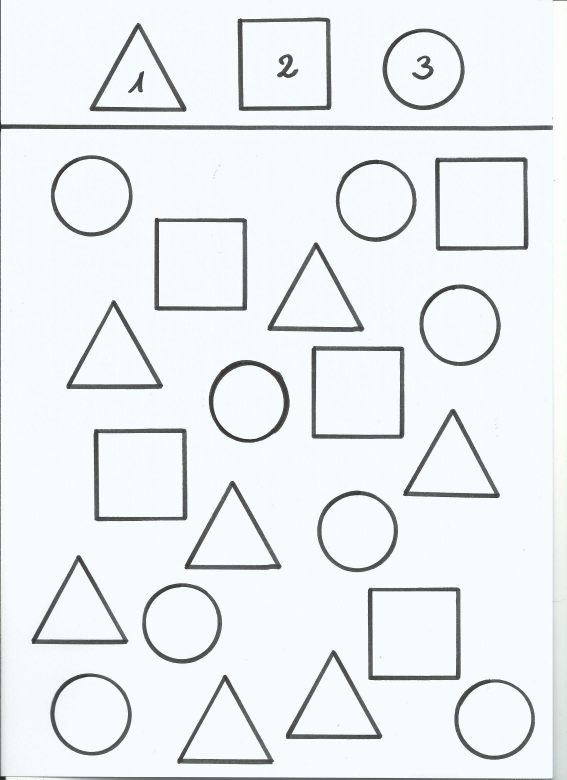
#> input picture Resources/shapes.png, 1700 x 2338 px (shown at 1/3 size)
$ python chapter8.py
#> lines starting #> are read from the running program, lines starting #| are printed output that depends on the picture; after the words box and inside, x2 and y2 are one past the last pixel; in counts of white or black regions, pixels touching at a corner belong together
import cv2
import numpy as np


def getContours(img):
    contours, hierarchy = cv2.findContours(img, cv2.RETR_EXTERNAL, cv2.CHAIN_APPROX_NONE)
    for cnt in contours:
        area = cv2.contourArea(cnt)
        if area > 500:
            print(area)
            cv2.drawContours(imgContour, cnt, -1, (255, 0, 0), 3)
            peri = cv2.arcLength(cnt, True)
            print(peri)
            approx = cv2.approxPolyDP(cnt, 0.02 * peri, True)
            print(len(approx))
            objCor = len(approx)
            x, y, w, h = cv2.boundingRect(approx)
            if objCor == 3:
                objectType = 'Triangle'
            elif objCor == 4:
                aspRatio = w / float(h)
                if aspRatio > 0.95 and aspRatio < 1.05:
                    objectType = 'Square'
                else:
                    objectType = 'Rectangle'
            elif objCor > 4:
                objectType = 'Circle'
            else:
                objectType = 'None'
            cv2.rectangle(imgContour, (x, y), (x + w, y + h), (0, 255, 0), 3)
            cv2.putText(imgContour, objectType, (x + w // 2 - 10, y + h // 2 - 10), cv2.FONT_HERSHEY_COMPLEX, 0.3,
                        (0, 0, 0), 1)


img = cv2.imread('Resources/shapes.png')
#> img is the input picture: shape (2338, 1700, 3); mean B, G, R 240.9, 238.7, 233.7
img = cv2.resize(img, (img.shape[1] // 4, img.shape[0] // 4))
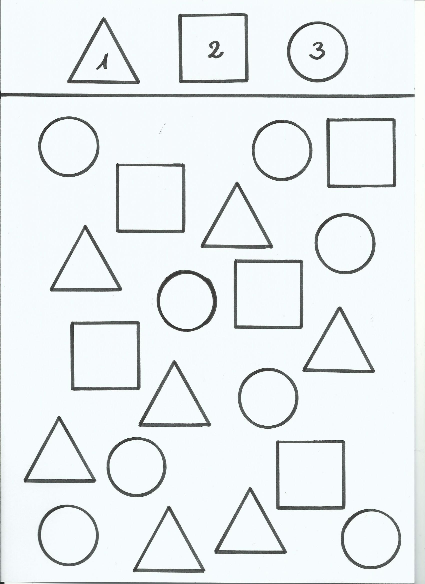
#> img: shape (584, 425, 3); mean B, G, R 240.8, 238.6, 233.6
imgContour = img.copy()
imgGray = cv2.cvtColor(img, cv2.COLOR_BGR2GRAY)
imgBlur = cv2.GaussianBlur(imgGray, (7, 7), 1)
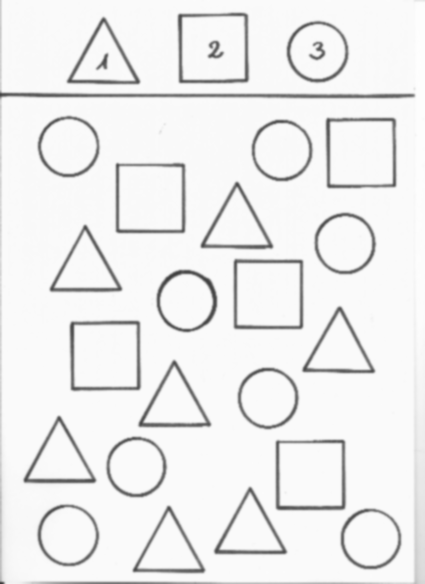
#> imgBlur: shape (584, 425); min 56, max 254, mean 237.6
imgCanny = cv2.Canny(imgBlur, 50, 50)
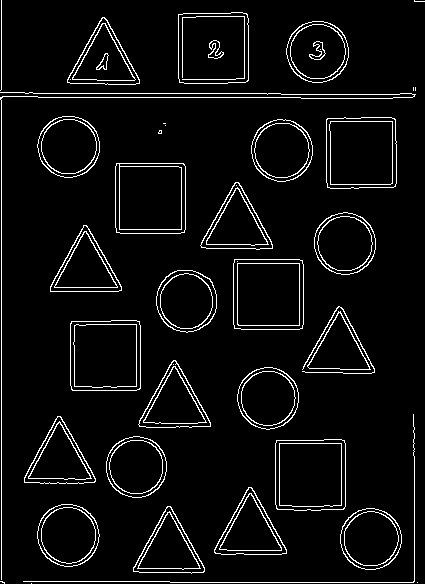
#> imgCanny: shape (584, 425); 5.4% white in thin lines or dots
getContours(imgCanny)
#> in getContours, `contours, hierarchy = cv2.findContours(img, cv2.RETR_EXTERNAL, cv2.CHA..`: contours = 36 contours, 12 with area under 20; largest, box (x1, y1, x2, y2) and area: (115, 163, 186, 234) 4878, (233, 259, 304, 330) 4872, (178, 12, 249, 84) 4868, (275, 439, 346, 511) 4858, (326, 117, 397, 189) 4855
#> the loop in getContours, `for cnt in contours:` made 36 passes
#> (area, peri, approx, objCor, x, y, w, h) on passes 8, 14, 18, 22, 27, 34: (4858, 277, [[344, 440], [276, 440], [277, 509], [344, 508]], 4, 276, 440, 69, 70), (4842, 275.3, [[139, 321], [71, 321], [72, 390], [140, 388]], 4, 71, 321, 70, 70), (4871.5, 275.9, [[234, 259], [234, 328], [302, 328], [302, 260]], 4, 234, 259, 69, 70), (4878.5, 275.9, [[116, 163], [116, 232], [184, 232], [184, 164]], 4, 116, 163, 69, 70), (4855, 278.6, [[326, 119], [327, 187], [395, 186], [394, 118]], 4, 326, 118, 70, 70), (4868, 277, [[246, 13], [178, 14], [179, 82], [248, 80]], 4, 178, 13, 71, 70)
#> (area, peri, approx, objCor, x, y, w, h) on passes 5, 7, 10, 13, 15, 19: (2598, 233.8, [[167, 506], [133, 571], [203, 572]], 3, 133, 506, 71, 67), (2661, 236.7, [[248, 487], [214, 552], [286, 553]], 3, 214, 487, 73, 67), (2648.5, 238.6, [[57, 416], [24, 482], [94, 482]], 3, 24, 416, 71, 67), (2644.5, 236.9, [[173, 360], [139, 426], [210, 426]], 3, 139, 360, 72, 67), (1881, 205.3, [[338, 311], [307, 366], [370, 369]], 3, 307, 311, 64, 59), (2606.5, 233.6, [[83, 225], [50, 291], [121, 290]], 3, 50, 225, 72, 67)
#> (printed output is left out)
#> after the loop in getContours, `for cnt in contours:`:
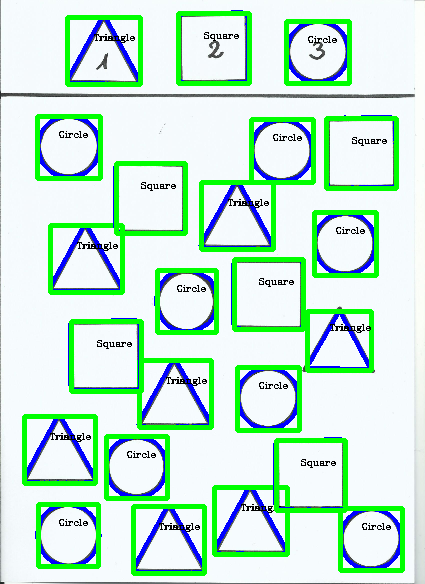
#> imgContour: shape (584, 425, 3); 16.76% of pixels changed, all inside (x1, y1, x2, y2) = (22, 10, 405, 576)

cv2.imshow('Orig', img)
cv2.imshow('Gray', imgGray)
cv2.imshow('Blur', imgBlur)
cv2.imshow('Canny', imgCanny)
cv2.imshow('Contour', imgContour)
cv2.waitKey(0)
